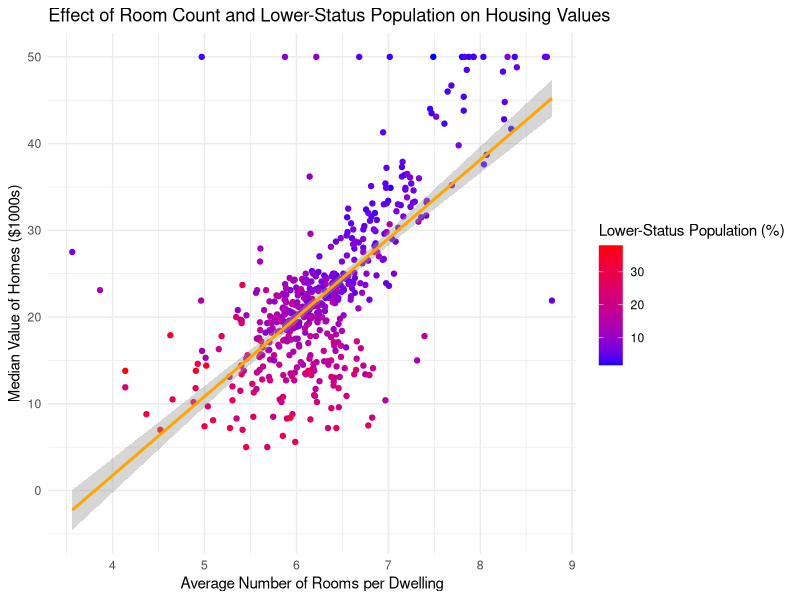
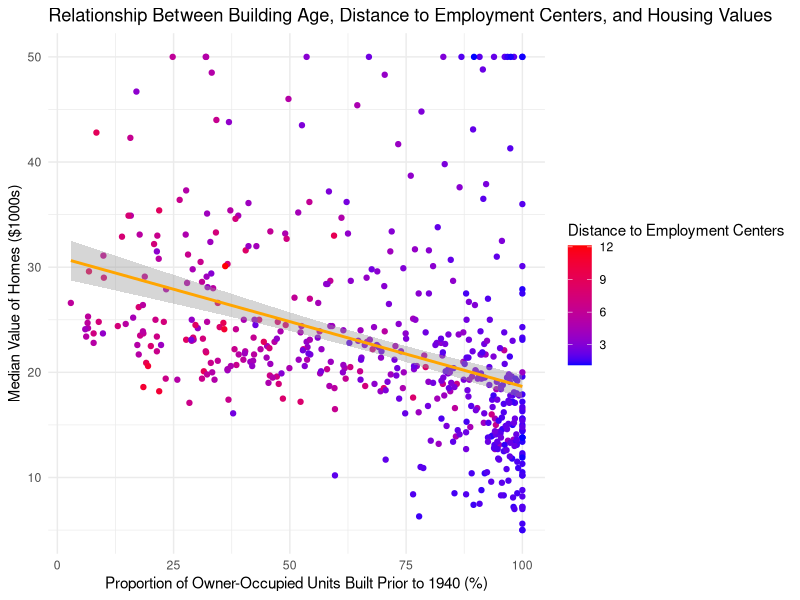
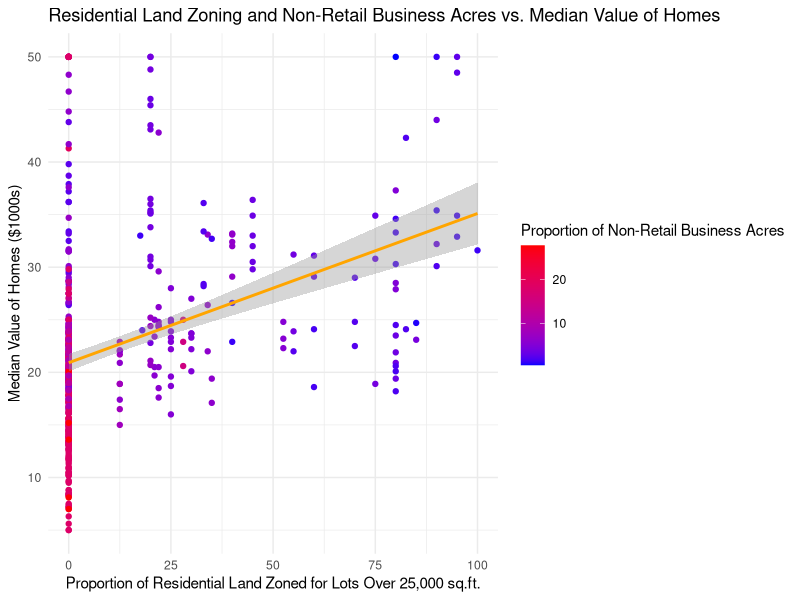
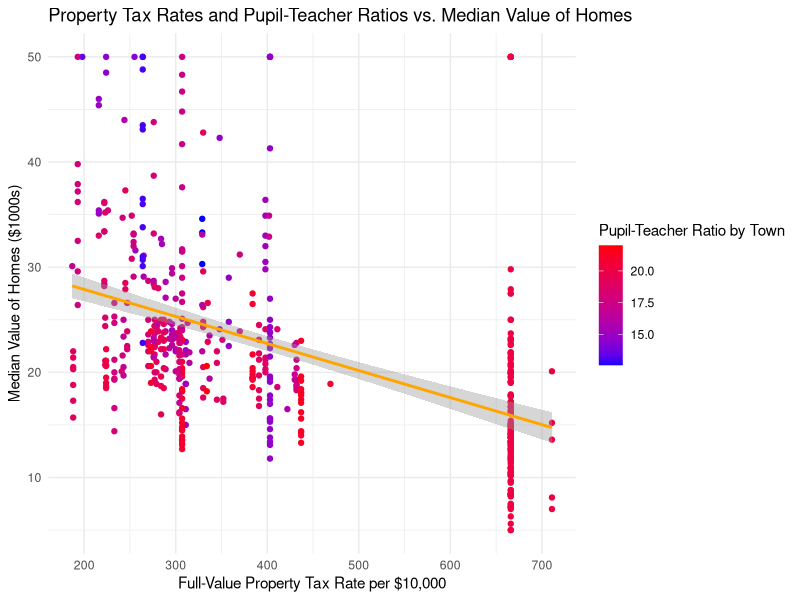
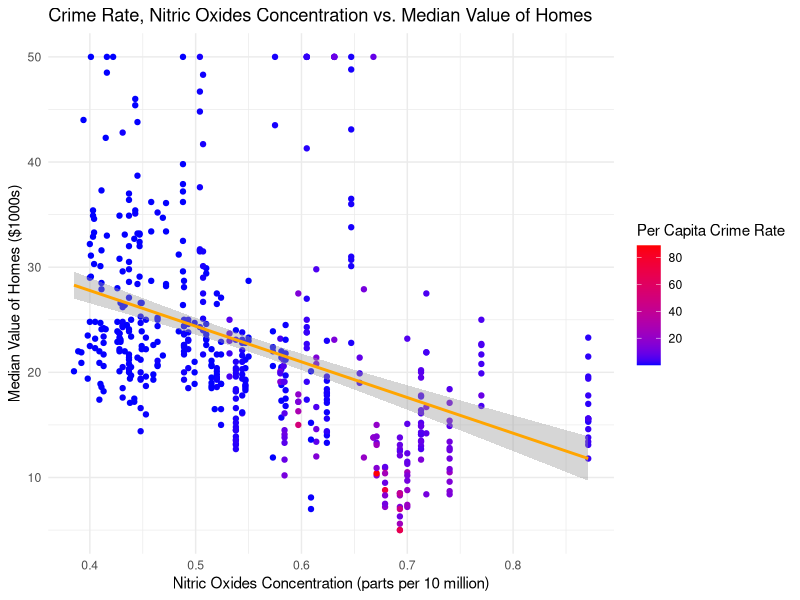

These charts were generated, in order, by the following R code:
#CODE BY WEI SIJIA

library(mlbench)
data("BostonHousing2", package = "mlbench")

library(data.table)
library(ggplot2)

Boston_dt <- as.data.table(BostonHousing2)
class(Boston_dt)

summary(Boston_dt$crim)

ggplot(Boston_dt, aes(x = rm, y = cmedv, color = lstat)) +
  geom_point() +
  geom_smooth(method = "lm", col = "orange") + 
  labs(
    title = "Effect of Room Count and Lower-Status Population on Housing Values",
    x = "Average Number of Rooms per Dwelling",
    y = "Median Value of Homes ($1000s)",
    color = "Lower-Status Population (%)"
  ) +
  theme_minimal() +
  scale_color_gradient(low = "blue", high = "red")




# Create a scatter plot with color representing dis
ggplot(Boston_dt, aes(x = age, y = cmedv, color = dis)) +
  geom_point() +
  geom_smooth(method = "lm", col = "orange") +  # Adding a line of best fit
  labs(
    title = "Relationship Between Building Age, Distance to Employment Centers, and Housing Values",
    x = "Proportion of Owner-Occupied Units Built Prior to 1940 (%)",
    y = "Median Value of Homes ($1000s)",
    color = "Distance to Employment Centers"
  ) +
  theme_minimal() +
  scale_color_gradient(low = "blue", high = "red")


ggplot(Boston_dt, aes(x = zn, y = cmedv, color = indus)) +
  geom_point() +
  geom_smooth(method = "lm", col = "orange") +  # Adding a line of best fit
  labs(
    title = "Residential Land Zoning and Non-Retail Business Acres vs. Median Value of Homes",
    x = "Proportion of Residential Land Zoned for Lots Over 25,000 sq.ft.",
    y = "Median Value of Homes ($1000s)",
    color = "Proportion of Non-Retail Business Acres"
  ) +
  theme_minimal() +
  scale_color_gradient(low = "blue", high = "red")

ggplot(Boston_dt, aes(x = tax, y = cmedv, color = ptratio)) +
  geom_point() +
  geom_smooth(method = "lm", col = "orange") +  # Adding a line of best fit
  labs(
    title = "Property Tax Rates and Pupil-Teacher Ratios vs. Median Value of Homes",
    x = "Full-Value Property Tax Rate per $10,000",
    y = "Median Value of Homes ($1000s)",
    color = "Pupil-Teacher Ratio by Town"
  ) +
  theme_minimal() +
  scale_color_gradient(low = "blue", high = "red")


ggplot(Boston_dt, aes(x = nox, y = medv, color = crim)) +
  geom_point() +
  geom_smooth(method = "lm", col = "orange") +  # Adding a line of best fit
  labs(
    title = "Crime Rate, Nitric Oxides Concentration vs. Median Value of Homes",
    x = "Nitric Oxides Concentration (parts per 10 million)",
    y = "Median Value of Homes ($1000s)",
    color = "Per Capita Crime Rate"
  ) +
  theme_minimal() +
  scale_color_gradient(low = "blue", high = "red")



